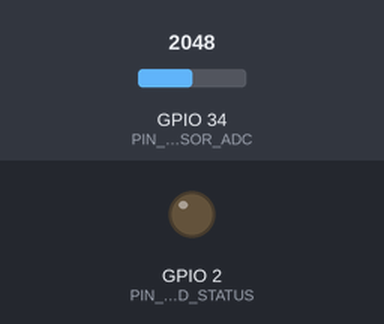
A sketch run on a simulated ESP32. On the bench: output pins drawn as LEDs (lit = HIGH). The test bench sets the inputs (shaded band); at power-on: GPIO 34 (PIN_SENSOR_ADC) = 2048 (analog values on the 0–4095 scale). WiFi joins after 1.5 s; servers stay silent unless stated; uploads are accepted with an empty reply; what the sketch prints to the serial monitor is not drawn.

Above: at 0.5 s.
At 3.2 s:
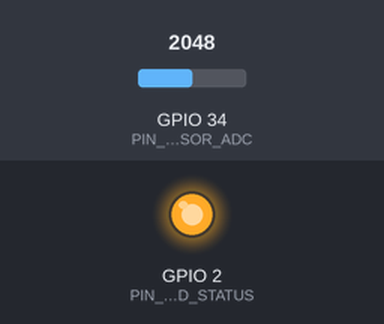
3.3 s: GPIO 34 (PIN_SENSOR_ADC) set to 1460
Timing chart, 0 to 11.9 s (numbered marks = the images above; inputs shaded):
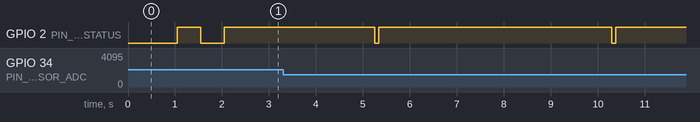

The sketch:

esp32_phytosense_arduino.ino
```cpp
/**
 * ============================================================================
 * Tekó Biotech — Firmware Arduino ESP32 para Sensor Físico de Potencial Matricial
 * Hackathon das Engenharias UERGS 2026 — Desafio 02: Água e Drenagem Rural
 * ============================================================================
 *
 * Descrição da Arquitetura:
 * - Placa: ESP32 DevKit v1 / NodeMCU-32S (30 ou 38 pinos)
 * - Sensor Físico: Sensor de Matriz Granular / Potencial Matricial (Ψm)
 *   (Compatível com Watermark 200SS, bloco poroso de gesso ou divisor resistivo)
 * - Pino Analógico: GPIO 34 (ADC1_CH6 - Input Only, imune a interferências de Wi-Fi)
 * - Circuito: Divisor de tensão com Resistor fixo de 10 kΩ (1% precisão)
 *
 * Faixas Agronômicas do Potencial Matricial (Ψm):
 *   0 a 10 kPa: Solo Saturado / Encharcado (Risco de Hipóxia se persistente)
 *   10 a 30 kPa: Capacidade de Campo / Hidratada (Umidade ideal de seiva)
 *   30 a 60 kPa: Faixa de Irrigação Recomendada (Início do estresse hídrico)
 *   > 60 kPa: Seca Severa / Ponto de Murcha Iminente
 *
 * Zero Dependências Externas:
 *   Utiliza apenas o core nativo do ESP32 (<WiFi.h> e <HTTPClient.h>).
 *   Não requer nenhuma biblioteca externa adicional para compilar na Arduino IDE!
 * ============================================================================
 */

#include <WiFi.h>
#include <HTTPClient.h>

// ============================================================================
// CONFIGURAÇÕES DE REDE WI-FI (DUPLO FALLBACK: HOTSPOT + WI-FI LOCAL)
// ============================================================================
// Rede 1: Roteador 4G / Ponto de Acesso do Smartphone (ideal para o Hackathon)
const char* WIFI_SSID_1 = "PhytoSense_Hotspot";
const char* WIFI_PASS_1 = "rural123456";

// Rede 2: Wi-Fi do Evento / Casa / Bancada
const char* WIFI_SSID_2 = "UERGS_HACKATON";
const char* WIFI_PASS_2 = "hackathon2026";

// URL do Backend FastAPI (Ajuste para o IP do seu computador na mesma rede Wi-Fi)
// Dica: No Windows, digite 'ipconfig' no terminal para descobrir seu IPv4 (ex: 192.168.1.150)
const char* BACKEND_URL = "http://192.168.1.150:8000/api/telemetria";

// Identificador exclusivo do Nó Sentinela
const char* NODE_ID = "sentinela-01";

// Tipo de Solo da Lavoura: "arenoso", "franco" ou "argiloso"
// (Calibra os pontos de Capacidade de Campo e Estresse Hídrico)
const char* TIPO_SOLO = "franco";

// ============================================================================
// PINOUT E HARDWARE (ESP32 DevKit v1)
// ============================================================================
#define PIN_SENSOR_ADC   34    // GPIO 34 (ADC1_CH6) - Somente Entrada Analógica
#define PIN_LED_STATUS    2    // LED onboard (GPIO 2 na maioria das placas ESP32)

// Parâmetros do Divisor de Tensão
const float R_FIXO_OHMS     = 10000.0; // Resistor de 10 kΩ ligado ao 3.3V
const float V_REF           = 3.3;     // Tensão nominal de alimentação lógica
const int   ADC_RESOLUTION  = 4095;    // Resolução de 12 bits do ESP32
const int   AMOSTRAS_ADC    = 32;      // Média móvel para suavizar ruído elétrico

// Intervalo de leitura e transmissão (em milissegundos)
const unsigned long INTERVALO_ENVIO_MS = 5000; // Envia a cada 5 segundos
unsigned long ultimaTransmissao = 0;

// ============================================================================
// ESTRUTURA DE TELEMETRIA
// ============================================================================
struct TelemetriaMedicao {
    float tensao_kpa;        // Potencial matricial da água no solo (Ψm em kPa)
    float resistencia_ohms;  // Resistência elétrica lida no sensor
    float z_50k_ohms;        // Bioimpedância de caule a 50 kHz (turgor celular)
    float z_1k_ohms;         // Bioimpedância de caule a 1 kHz (fluxo no xilema)
    float orp_mv;            // Potencial Redox da rizosfera em mV
    float ce_dsm;            // Condutividade elétrica estimada em dS/m
    float pmfc_mv;           // Tensão de bioenergia microbiana P-MFC em mV
    int   bateria_mv;        // Nível da bateria estimada (mV)
    int   rssi_dbm;          // Força do sinal Wi-Fi
    const char* estado_nome; // "hidratada", "sede", "hipoxia"
    const char* tipo_solo;   // "arenoso", "franco", "argiloso"
};

// ============================================================================
// PROTÓTIPOS DE FUNÇÕES
// ============================================================================
void conectarWiFi();
TelemetriaMedicao lerSensorECorrelacionar();
void exibirPainelSerial(const TelemetriaMedicao &m);
void transmitirHttp(const TelemetriaMedicao &m);

// ============================================================================
// SETUP
// ============================================================================
void setup() {
    Serial.begin(115200);
    delay(500);

    pinMode(PIN_LED_STATUS, OUTPUT);
    digitalWrite(PIN_LED_STATUS, LOW);

    // Configura atenuação do ADC para 11dB (permite ler até ~3.3V no ESP32)
    analogSetAttenuation(ADC_11db);
    analogReadResolution(12);

    Serial.println("\n");
    Serial.println("========================================================");
    Serial.println("🌱  TEKÓ BIOTECH — BIOSSENSOR FITOELETRÔNICO IN-PLANTA");
    Serial.println("    Hackathon UERGS 2026 — Desafio 02: Água e Drenagem");
    Serial.println("    Nó Sentinela ESP32 com Sensor de Potencial Matricial");
    Serial.println("========================================================");
    Serial.printf("[Hardware] Pino do Sensor: GPIO %d (ADC1)\n", PIN_SENSOR_ADC);
    Serial.printf("[Hardware] Divisor: Resistor %d ohms para VCC (3.3V)\n", (int)R_FIXO_OHMS);
    Serial.printf("[Destino] Endpoint: %s\n\n", BACKEND_URL);

    conectarWiFi();
}

// ============================================================================
// LOOP PRINCIPAL
// ============================================================================
void loop() {
    unsigned long agora = millis();

    // Mantém conexão Wi-Fi ativa com fallback não-bloqueante (cooldown de 20s)
    // Permite que leituras do sensor e monitor serial operem sem engasgos mesmo offline
    static unsigned long ultimaTentativaWiFi = 0;
    const unsigned long INTERVALO_RECONEXAO_WIFI_MS = 20000;

    if (WiFi.status() != WL_CONNECTED) {
        if (agora - ultimaTentativaWiFi >= INTERVALO_RECONEXAO_WIFI_MS) {
            ultimaTentativaWiFi = agora;
            conectarWiFi();
        }
    }

    if (agora - ultimaTransmissao >= INTERVALO_ENVIO_MS) {
        ultimaTransmissao = agora;

        // 1. Efetua leitura analógica do sensor físico e correlaciona parâmetros
        TelemetriaMedicao medicao = lerSensorECorrelacionar();

        // 2. Exibe barra visual e métricas no Monitor Serial (115200 baud)
        exibirPainelSerial(medicao);

        // 3. Transmite telemetria via HTTP POST JSON para o Backend FastAPI
        if (WiFi.status() == WL_CONNECTED) {
            transmitirHttp(medicao);
        } else {
            Serial.println("⚠️ [Wi-Fi] Sem conexão ativa. Telemetria exibida apenas no Serial.");
        }
    }

    delay(50);
}

// ============================================================================
// FUNÇÃO DE CONEXÃO WI-FI (DUPLO FALLBACK)
// ============================================================================
void conectarWiFi() {
    Serial.println("[Wi-Fi] Iniciando busca por redes configuradas...");
    WiFi.mode(WIFI_STA);

    // Tentativa 1: Hotspot do Celular
    Serial.printf("[Wi-Fi] Tentando Rede 1 (Hotspot): '%s'...", WIFI_SSID_1);
    WiFi.begin(WIFI_SSID_1, WIFI_PASS_1);

    int tentativas = 0;
    while (WiFi.status() != WL_CONNECTED && tentativas < 12) {
        delay(500);
        Serial.print(".");
        digitalWrite(PIN_LED_STATUS, !digitalRead(PIN_LED_STATUS));
        tentativas++;
    }

    // Se falhou na Rede 1, tenta a Rede 2 (Wi-Fi Local)
    if (WiFi.status() != WL_CONNECTED) {
        Serial.println("\n[Wi-Fi] Falha na Rede 1. Tentando Rede 2 (Local): '" + String(WIFI_SSID_2) + "'...");
        WiFi.disconnect();
        delay(300);
        WiFi.begin(WIFI_SSID_2, WIFI_PASS_2);

        tentativas = 0;
        while (WiFi.status() != WL_CONNECTED && tentativas < 12) {
            delay(500);
            Serial.print(".");
            digitalWrite(PIN_LED_STATUS, !digitalRead(PIN_LED_STATUS));
            tentativas++;
        }
    }

    if (WiFi.status() == WL_CONNECTED) {
        digitalWrite(PIN_LED_STATUS, HIGH);
        Serial.println("\n✅ [Wi-Fi] CONECTADO COM SUCESSO!");
        Serial.printf("   SSID: %s\n", WiFi.SSID().c_str());
        Serial.printf("   IP do ESP32: %s\n", WiFi.localIP().toString().c_str());
        Serial.printf("   Sinal RSSI: %d dBm\n\n", WiFi.RSSI());
    } else {
        digitalWrite(PIN_LED_STATUS, LOW);
        Serial.println("\n⚠️ [Wi-Fi] Nenhuma rede disponível no momento. Tentará novamente no próximo ciclo.\n");
    }
}

// ============================================================================
// LEITURA DO SENSOR FÍSICO E CORRELAÇÃO FISIOLÓGICA
// ============================================================================
TelemetriaMedicao lerSensorECorrelacionar() {
    TelemetriaMedicao m;

    // Leitura multiamostral para redução de ruído térmico/elétrico no ADC do ESP32
    uint32_t somaAdc = 0;
    for (int i = 0; i < AMOSTRAS_ADC; i++) {
        somaAdc += analogRead(PIN_SENSOR_ADC);
        delayMicroseconds(400);
    }
    float adcMedio = (float)somaAdc / (float)AMOSTRAS_ADC;

    // Protege contra divisão por zero e saturação
    if (adcMedio < 1.0) adcMedio = 1.0;
    if (adcMedio > 4094.0) adcMedio = 4094.0;

    // Cálculo da tensão no pino ADC (0 a 3.3V)
    float vSensor = (adcMedio / (float)ADC_RESOLUTION) * V_REF;

    // Circuito: 3.3V -> R_FIXO (10k) -> [GPIO 34] -> SENSOR -> GND
    // V_sensor = 3.3 * (R_sensor / (R_fixo + R_sensor))
    // => R_sensor = (V_sensor * R_fixo) / (3.3 - V_sensor)
    float denominador = V_REF - vSensor;
    if (denominador < 0.001) denominador = 0.001;
    m.resistencia_ohms = (vSensor * R_FIXO_OHMS) / denominador;

    // ========================================================================
    // CALIBRAÇÃO AGRONÔMICA: Resistência (Ω) -> Potencial Matricial (kPa)
    // Curva empírica padrão Watermark/Matriz Granular com divisor de 10k:
    // Solo muito úmido/saturado: Rs baixo (~300 - 1.200 Ω) -> Ψm: 0 a 10 kPa
    // Solo hidratado / capacidade de campo: Rs médio (~1.200 - 3.500 Ω) -> Ψm: 10 a 30 kPa
    // Solo com início de seca / irrigar: Rs alto (~3.500 - 9.000 Ω) -> Ψm: 30 a 60 kPa
    // Solo em seca severa: Rs muito alto (> 9.000 Ω) -> Ψm: > 60 kPa
    // ========================================================================
    if (m.resistencia_ohms < 500.0) {
        // Encharcamento extremo / água livre
        m.tensao_kpa = 0.5 + (m.resistencia_ohms / 500.0) * 4.5; // 0.5 a 5.0 kPa
    } else if (m.resistencia_ohms < 1500.0) {
        // Faixa de saturação / transição
        m.tensao_kpa = 5.0 + ((m.resistencia_ohms - 500.0) / 1000.0) * 5.0; // 5.0 a 10.0 kPa
    } else if (m.resistencia_ohms < 4000.0) {
        // Capacidade de campo ideal
        m.tensao_kpa = 10.0 + ((m.resistencia_ohms - 1500.0) / 2500.0) * 20.0; // 10.0 a 30.0 kPa
    } else if (m.resistencia_ohms < 10000.0) {
        // Início do estresse hídrico
        m.tensao_kpa = 30.0 + ((m.resistencia_ohms - 4000.0) / 6000.0) * 30.0; // 30.0 a 60.0 kPa
    } else {
        // Seca severa (acima de 60 kPa)
        float kpaExtra = (m.resistencia_ohms - 10000.0) / 500.0;
        m.tensao_kpa = 60.0 + kpaExtra;
        if (m.tensao_kpa > 150.0) m.tensao_kpa = 150.0;
    }

    // ========================================================================
    // CORRELAÇÃO FISIOLÓGICA EMBARCADA (Planta Sentinela + Rizosfera)
    // Conforme validação agronômica e modelo bioelétrico Tekó Biotech:
    // ========================================================================
    if (m.tensao_kpa < 10.0) {
        // ESTADO: HIPÓXIA / SOLO ENCHARCADO (Pós-temporal)
        // Solo 100% saturado de água -> Ausência de O2 na raiz fecha aquaporinas PIP
        m.estado_nome = "hipoxia";
        m.z_50k_ohms = 5900.0; // Bioimpedância sobe no caule (falta turgor por anóxia)
        m.z_1k_ohms  = 5100.0; // Fluxo de xilema interrompido
        m.orp_mv     = -140.0; // Potencial Redox negativo severo (ambiente anaeróbico)
        m.ce_dsm     = 0.60;   // Condutividade baixa por lixiviação pluvial
        m.pmfc_mv    = 520.0;  // Bactérias Geobacter ativas gerando bioenergia na lama
    } else if (m.tensao_kpa <= 30.0) {
        // ESTADO: HIDRATADA / SEIVA VIGOROSA (Condição Ideal)
        m.estado_nome = "hidratada";
        // Interpolação suave na faixa de capacidade de campo
        float fator = (m.tensao_kpa - 10.0) / 20.0;
        m.z_50k_ohms = 1400.0 + (fator * 200.0); // ~1.4 kΩ a 1.6 kΩ
        m.z_1k_ohms  = 1100.0 + (fator * 150.0); // ~1.1 kΩ
        m.orp_mv     = 310.0 + (fator * 20.0);   // +310 a +330 mV (solo arejado)
        m.ce_dsm     = 1.20 + (fator * 0.15);   // ~1.2 dS/m
        m.pmfc_mv    = 580.0;                   // Geração bioelétrica estável
    } else if (m.tensao_kpa <= 60.0) {
        // ESTADO: COM SEDE / INÍCIO DE ESTIAGEM
        m.estado_nome = "sede";
        float fator = (m.tensao_kpa - 30.0) / 30.0;
        m.z_50k_ohms = 4800.0 + (fator * 400.0); // ~4.8 kΩ (perda visível de turgor celular)
        m.z_1k_ohms  = 3900.0 + (fator * 300.0); // ~3.9 kΩ
        m.orp_mv     = 420.0 + (fator * 30.0);   // +420 mV
        m.ce_dsm     = 1.80 + (fator * 0.20);   // Concentração iônica por evaporação
        m.pmfc_mv    = 450.0;
    } else {
        // ESTADO: SECA SEVERA / ESTIAGEM CRÍTICA
        m.estado_nome = "sede";
        m.z_50k_ohms = 5900.0; // Desidratação máxima do tecido vegetal
        m.z_1k_ohms  = 4900.0;
        m.orp_mv     = 490.0;
        m.ce_dsm     = 2.20;
        m.pmfc_mv    = 350.0;
    }

    // Telemetria do Hardware
    m.tipo_solo  = TIPO_SOLO;
    m.bateria_mv = 3300; // Alimentação regulada 3.3V
    m.rssi_dbm   = WiFi.status() == WL_CONNECTED ? WiFi.RSSI() : -99;

    return m;
}

// ============================================================================
// EXIBIÇÃO NO MONITOR SERIAL COM BARRA VISUAL (115200 BAUD)
// ============================================================================
void exibirPainelSerial(const TelemetriaMedicao &m) {
    Serial.println("------------------------------------------------------------------");
    Serial.printf("[Telemetria Sentinela] Ψm: %.1f kPa | Solo: %s | R_sensor: %.0f Ω | Estado: %s\n",
                  m.tensao_kpa, m.tipo_solo, m.resistencia_ohms, m.estado_nome);

    // Barra de progresso ASCII de 20 caracteres mapeando 0 a 80 kPa
    int preenchimento = (int)((m.tensao_kpa / 80.0) * 20.0);
    if (preenchimento < 0) preenchimento = 0;
    if (preenchimento > 20) preenchimento = 20;

    Serial.print("Tensão [");
    for (int i = 0; i < 20; i++) {
        if (i < preenchimento) Serial.print("=");
        else if (i == preenchimento) Serial.print(">");
        else Serial.print(" ");
    }
    Serial.printf("] %.1f kPa ", m.tensao_kpa);

    if (strcmp(m.estado_nome, "hidratada") == 0) {
        Serial.println("🟢 [PLENA HIDRATAÇÃO - BOMBA DESLIGADA]");
    } else if (strcmp(m.estado_nome, "sede") == 0) {
        Serial.println("🟡 [SEDE INVISÍVEL - PROGRAMAR IRRIGAÇÃO 06H]");
    } else {
        Serial.println("🔴 [ALERTA HIPÓXIA - VALETAS DE DRENAGEM & PROAGRO]");
    }

    Serial.printf("Biometria: Z_50k: %.0f Ω | Z_1k: %.0f Ω | ORP: %.0f mV | CE: %.2f dS/m | Bio-MFC: %.0f mV\n",
                  m.z_50k_ohms, m.z_1k_ohms, m.orp_mv, m.ce_dsm, m.pmfc_mv);
    Serial.printf("Rede: Wi-Fi RSSI: %d dBm | Bateria: %d mV\n", m.rssi_dbm, m.bateria_mv);
}

// ============================================================================
// ENVIO HTTP POST JSON NATIVO (SEM BIBLIOTECA EXTERNA)
// ============================================================================
void transmitirHttp(const TelemetriaMedicao &m) {
    HTTPClient http;
    http.begin(BACKEND_URL);
    http.addHeader("Content-Type", "application/json");
    http.setTimeout(4000); // Timeout rápido de 4s

    // Monta payload JSON manualmente sem depender do ArduinoJson
    char jsonBuffer[416];
    snprintf(jsonBuffer, sizeof(jsonBuffer),
        "{"
        "\"node_id\":\"%s\","
        "\"tipo_solo\":\"%s\","
        "\"tensao_kpa\":%.2f,"
        "\"resistencia_ohms\":%.1f,"
        "\"z_50k_ohms\":%.1f,"
        "\"z_1k_ohms\":%.1f,"
        "\"orp_mv\":%.1f,"
        "\"ce_dsm\":%.2f,"
        "\"pmfc_mv\":%.1f,"
        "\"bateria_mv\":%d,"
        "\"rssi\":%d"
        "}",
        NODE_ID,
        m.tipo_solo,
        m.tensao_kpa,
        m.resistencia_ohms,
        m.z_50k_ohms,
        m.z_1k_ohms,
        m.orp_mv,
        m.ce_dsm,
        m.pmfc_mv,
        m.bateria_mv,
        m.rssi_dbm
    );

    int httpCode = http.POST((uint8_t*)jsonBuffer, strlen(jsonBuffer));

    if (httpCode > 0) {
        if (httpCode == HTTP_CODE_OK || httpCode == HTTP_CODE_CREATED) {
            Serial.printf("🚀 [HTTP POST] Sucesso! Código %d enviado para API.\n", httpCode);
            // Pisca LED indicando envio confirmado
            digitalWrite(PIN_LED_STATUS, LOW);
            delay(80);
            digitalWrite(PIN_LED_STATUS, HIGH);
        } else {
            Serial.printf("⚠️ [HTTP POST] Servidor retornou código %d\n", httpCode);
        }
    } else {
        Serial.printf("❌ [HTTP POST] Erro na transmissão: %s\n", http.errorToString(httpCode).c_str());
    }

    http.end();
}
```

Measured:
- by itself, GPIO 2 (PIN_LED_STATUS): alternates HIGH for 5.0 s and LOW for 0.08 s
